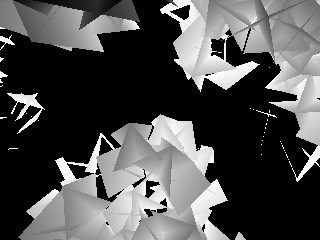
#> input picture test_2.JPG, 320 x 240 px
$ python main.py   (older library calls are emulated)
#> lines starting #> are read from the running program, lines starting #| are printed output that depends on the picture; long printed decimals are rounded
#> further down, img is the input picture: shape (240, 320, 3); min 0, max 255, mean 78.9
### flatness_costmap.py
import cv2
import numpy as np
import math

def flatness_detection(img_path):

#> called with img_path = 'test_2.JPG'
    img_gray = cv2.imread(img_path)

    flatness = np.zeros_like(img_gray)
    img_edges = cv2.Canny(img_gray, 1, 250)
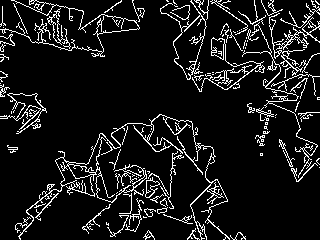
#> img_edges: shape (240, 320); 9.6% white in thin lines or dots

    non_zero=[]
    non_zero_2 = np.argwhere(img_edges != 0)
#> non_zero_2 = 7377 pairs, first value 0 to 239, second value 0 to 319

    for i in range(len(img_edges)):
        for j in range(len(img_edges[i])):

            if img_edges[i][j]!=0:
                non_zero.append((i,j))
#> after the loop, non_zero has the same summary as non_zero_2

    ixs = np.ndindex(img_gray.shape[0],img_gray.shape[1])
    for ix in ixs:
        # print(ix)
        flatness[ix[0]][ix[1]] = np.linalg.norm(np.array(ix)-non_zero_2, axis=1).min()
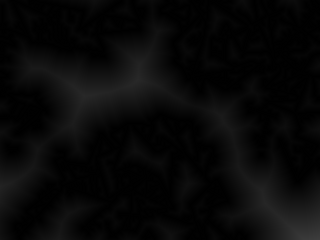
#> flatness: shape (240, 320, 3); min 0, max 61, mean 8.1


    heatmapshow = None
    heatmapshow = cv2.normalize(flatness, heatmapshow, alpha=0, beta=255, norm_type=cv2.NORM_MINMAX, dtype=cv2.CV_8U)
    heatmapshow = cv2.applyColorMap(heatmapshow, cv2.COLORMAP_JET)
    return heatmapshow

### steepness_costmap.py
import cv2
import numpy as np


def steepness_detection(img_path):
#> called with img_path = 'test_2.JPG'
    d_im = cv2.imread(img_path)
    d_im = cv2.cvtColor(d_im, cv2.COLOR_BGR2GRAY)
    d_im = d_im.astype("float64")


    zx = cv2.Sobel(d_im, cv2.CV_64F, 1, 0, ksize=5)
    zy = cv2.Sobel(d_im, cv2.CV_64F, 0, 1, ksize=5)
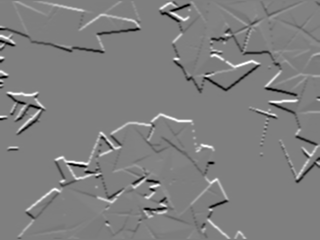
#> zy: shape (240, 320) float64; min -12120, max 12106, mean 12.7; drawn with min black and max white

    normal = np.dstack((-zx, -zy, np.ones_like(d_im)))
    n = np.linalg.norm(normal, axis=2)
    normal[:, :, 0] /= n
    normal[:, :, 1] /= n
    normal[:, :, 2] /= n
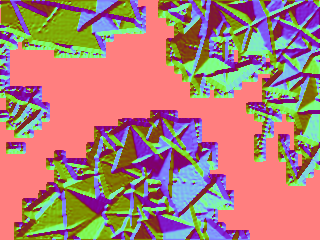
#> normal: shape (240, 320, 3) float64; mean of channels 0, 1, 2 -0.0557, 0.00158, 0.373; drawn with min black and max white
    #
    # # offset and rescale values to be in 0-255
    normal += 1
    normal /= 2


    heatmapshow = None
    heatmapshow = cv2.normalize(normal[:, :, ::-1], heatmapshow, alpha=0, beta=255, norm_type=cv2.NORM_MINMAX,
                                dtype=cv2.CV_8U)
    heatmapshow = cv2.applyColorMap(heatmapshow, cv2.COLORMAP_JET)
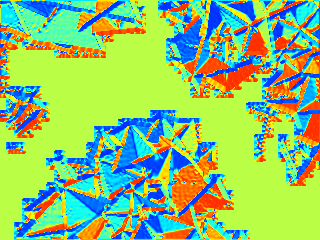
#> heatmapshow: shape (240, 320, 3); mean B, G, R 112, 194.3, 143.5
    return heatmapshow

### main.py

from steepness_costmap import *
from flatness_costmap import *

import numpy as np
from sklearn.cluster import KMeans
from collections import Counter


if __name__ == '__main__':
    img_path = 'test_2.JPG'
    img = cv2.imread(img_path)


    flatness_heat = flatness_detection(img_path)
    steepness_heat = steepness_detection(img_path)

    final_costmap = flatness_heat + steepness_heat
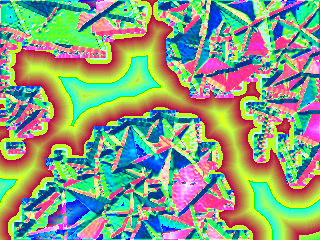
#> final_costmap: shape (240, 320, 3); mean B, G, R 128, 160.7, 138.2
    # [5 lines of commented-out code are left out]
    gray = cv2.cvtColor(final_costmap, cv2.COLOR_BGR2GRAY)
    thresholding = np.argwhere(gray>210)
#> thresholding = 11261 pairs, first value 0 to 239, second value 0 to 319
    # print(len(thresholding))
    kmeans = KMeans(n_clusters=10).fit(thresholding)
    # print(len(kmeans.labels_))
    # print(kmeans.cluster_centers_)
    cluster = []
    for i in range(len(kmeans.cluster_centers_)):
        # print("Cluster", i)
        # print("Center:", kmeans.cluster_centers_[i])
        # print("Size:", sum(kmeans.labels_ == i))
        cluster.append(sum(kmeans.labels_ == i))
#> this loop made 10 passes
#> after the loop, cluster = [1187, 1331, 1072, 1162, 1196, 1055, 1006, 1052, 1135, 1065]
    # for coord in kmeans.cluster_centers_:
    #     coord = coord.astype(int)
    #     # print(coord)
    print(kmeans.cluster_centers_[np.argmax(cluster)],)
#| [184.155  41.350]
    cv2.drawMarker(gray, position=kmeans.cluster_centers_[np.argmax(cluster)].astype(int), color=(255, 0, 0), markerSize=50, markerType=cv2.MARKER_CROSS,
                       thickness=5)
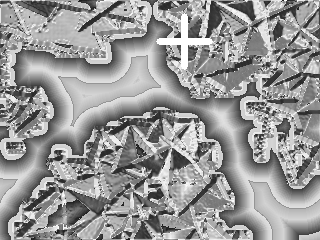
#> gray: shape (240, 320); min 29, max 255, mean 151.6
    cv2.imshow('final',gray)
    cv2.waitKey(0)
